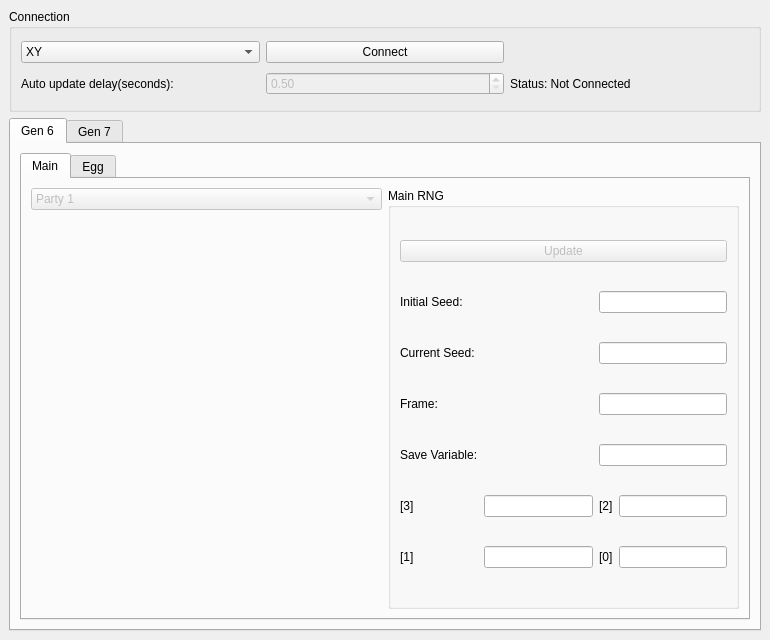
<?xml version="1.0" encoding="UTF-8"?>
<ui version="4.0">
 <class>MainWindow</class>
 <widget class="QMainWindow" name="MainWindow">
  <property name="geometry">
   <rect>
    <x>0</x>
    <y>0</y>
    <width>770</width>
    <height>640</height>
   </rect>
  </property>
  <property name="minimumSize">
   <size>
    <width>770</width>
    <height>640</height>
   </size>
  </property>
  <property name="windowTitle">
   <string>CitraRNG 3.2.0</string>
  </property>
  <widget class="QWidget" name="centralwidget">
   <layout class="QGridLayout" name="gridLayout_10">
    <item row="0" column="0">
     <widget class="QGroupBox" name="groupBoxConnection">
      <property name="sizePolicy">
       <sizepolicy hsizetype="Preferred" vsizetype="Preferred">
        <horstretch>0</horstretch>
        <verstretch>1</verstretch>
       </sizepolicy>
      </property>
      <property name="title">
       <string>Connection</string>
      </property>
      <layout class="QGridLayout" name="gridLayout_2">
       <item row="0" column="1">
        <widget class="QPushButton" name="pushButtonConnect">
         <property name="sizePolicy">
          <sizepolicy hsizetype="Minimum" vsizetype="Fixed">
           <horstretch>1</horstretch>
           <verstretch>0</verstretch>
          </sizepolicy>
         </property>
         <property name="text">
          <string>Connect</string>
         </property>
        </widget>
       </item>
       <item row="1" column="0">
        <widget class="QLabel" name="labelUpdateDelay">
         <property name="text">
          <string>Auto update delay(seconds):</string>
         </property>
        </widget>
       </item>
       <item row="1" column="2">
        <widget class="QLabel" name="labelStatus">
         <property name="sizePolicy">
          <sizepolicy hsizetype="Preferred" vsizetype="Preferred">
           <horstretch>1</horstretch>
           <verstretch>0</verstretch>
          </sizepolicy>
         </property>
         <property name="text">
          <string>Status: Not Connected</string>
         </property>
        </widget>
       </item>
       <item row="0" column="0">
        <widget class="QComboBox" name="comboBoxGameSelection">
         <property name="sizePolicy">
          <sizepolicy hsizetype="Preferred" vsizetype="Fixed">
           <horstretch>1</horstretch>
           <verstretch>0</verstretch>
          </sizepolicy>
         </property>
         <item>
          <property name="text">
           <string>XY</string>
          </property>
         </item>
         <item>
          <property name="text">
           <string>ORAS</string>
          </property>
         </item>
         <item>
          <property name="text">
           <string>SM</string>
          </property>
         </item>
         <item>
          <property name="text">
           <string>USUM</string>
          </property>
         </item>
        </widget>
       </item>
       <item row="1" column="1">
        <widget class="QDoubleSpinBox" name="doubleSpinBoxDelay">
         <property name="enabled">
          <bool>false</bool>
         </property>
         <property name="minimum">
          <double>0.500000000000000</double>
         </property>
         <property name="maximum">
          <double>2.000000000000000</double>
         </property>
        </widget>
       </item>
      </layout>
     </widget>
    </item>
    <item row="1" column="0">
     <widget class="QTabWidget" name="tabWidget">
      <property name="sizePolicy">
       <sizepolicy hsizetype="Expanding" vsizetype="Expanding">
        <horstretch>0</horstretch>
        <verstretch>5</verstretch>
       </sizepolicy>
      </property>
      <widget class="QWidget" name="tabGen6">
       <attribute name="title">
        <string>Gen 6</string>
       </attribute>
       <layout class="QGridLayout" name="gridLayout">
        <item row="0" column="0">
         <widget class="QTabWidget" name="tabWidgetGen6">
          <widget class="QWidget" name="tabMain6">
           <attribute name="title">
            <string>Main</string>
           </attribute>
           <layout class="QGridLayout" name="gridLayout_13">
            <item row="0" column="0">
             <widget class="QComboBox" name="comboBoxMainIndex6">
              <property name="enabled">
               <bool>false</bool>
              </property>
              <property name="sizePolicy">
               <sizepolicy hsizetype="Preferred" vsizetype="Fixed">
                <horstretch>1</horstretch>
                <verstretch>0</verstretch>
               </sizepolicy>
              </property>
              <item>
               <property name="text">
                <string>Party 1</string>
               </property>
              </item>
              <item>
               <property name="text">
                <string>Party 2</string>
               </property>
              </item>
              <item>
               <property name="text">
                <string>Party 3</string>
               </property>
              </item>
              <item>
               <property name="text">
                <string>Party 4</string>
               </property>
              </item>
              <item>
               <property name="text">
                <string>Party 5</string>
               </property>
              </item>
              <item>
               <property name="text">
                <string>Party 6</string>
               </property>
              </item>
              <item>
               <property name="text">
                <string>Wild</string>
               </property>
              </item>
             </widget>
            </item>
            <item row="0" column="1" rowspan="2">
             <widget class="QGroupBox" name="groupBoxMainRNG6">
              <property name="sizePolicy">
               <sizepolicy hsizetype="Preferred" vsizetype="Preferred">
                <horstretch>1</horstretch>
                <verstretch>0</verstretch>
               </sizepolicy>
              </property>
              <property name="title">
               <string>Main RNG</string>
              </property>
              <layout class="QGridLayout" name="gridLayout_11">
               <item row="3" column="2" colspan="2">
                <widget class="QLineEdit" name="lineEditFrame6">
                 <property name="sizePolicy">
                  <sizepolicy hsizetype="Preferred" vsizetype="Fixed">
                   <horstretch>0</horstretch>
                   <verstretch>0</verstretch>
                  </sizepolicy>
                 </property>
                 <property name="readOnly">
                  <bool>true</bool>
                 </property>
                </widget>
               </item>
               <item row="5" column="2">
                <widget class="QLabel" name="labelTiny2">
                 <property name="text">
                  <string>[2]</string>
                 </property>
                </widget>
               </item>
               <item row="6" column="2">
                <widget class="QLabel" name="labelTiny0">
                 <property name="text">
                  <string>[0]</string>
                 </property>
                </widget>
               </item>
               <item row="1" column="2" colspan="2">
                <widget class="QLineEdit" name="lineEditInitialSeed6">
                 <property name="sizePolicy">
                  <sizepolicy hsizetype="Preferred" vsizetype="Fixed">
                   <horstretch>0</horstretch>
                   <verstretch>0</verstretch>
                  </sizepolicy>
                 </property>
                 <property name="maxLength">
                  <number>8</number>
                 </property>
                 <property name="readOnly">
                  <bool>true</bool>
                 </property>
                </widget>
               </item>
               <item row="5" column="0">
                <widget class="QLabel" name="labelTiny3">
                 <property name="text">
                  <string>[3]</string>
                 </property>
                </widget>
               </item>
               <item row="6" column="0">
                <widget class="QLabel" name="labelTiny1">
                 <property name="text">
                  <string>[1]</string>
                 </property>
                </widget>
               </item>
               <item row="2" column="0" colspan="2">
                <widget class="QLabel" name="labelMainCurrentSeed6">
                 <property name="text">
                  <string>Current Seed:</string>
                 </property>
                </widget>
               </item>
               <item row="2" column="2" colspan="2">
                <widget class="QLineEdit" name="lineEditCurrentSeed6">
                 <property name="sizePolicy">
                  <sizepolicy hsizetype="Preferred" vsizetype="Fixed">
                   <horstretch>0</horstretch>
                   <verstretch>0</verstretch>
                  </sizepolicy>
                 </property>
                 <property name="maxLength">
                  <number>16</number>
                 </property>
                 <property name="readOnly">
                  <bool>true</bool>
                 </property>
                </widget>
               </item>
               <item row="5" column="3">
                <widget class="QLineEdit" name="lineEditTiny2"/>
               </item>
               <item row="6" column="1">
                <widget class="QLineEdit" name="lineEditTiny1"/>
               </item>
               <item row="5" column="1">
                <widget class="QLineEdit" name="lineEditTiny3"/>
               </item>
               <item row="1" column="0" colspan="2">
                <widget class="QLabel" name="labelMainInitialSeed6">
                 <property name="text">
                  <string>Initial Seed:</string>
                 </property>
                </widget>
               </item>
               <item row="3" column="0">
                <widget class="QLabel" name="labelMainFrame6">
                 <property name="text">
                  <string>Frame:</string>
                 </property>
                </widget>
               </item>
               <item row="6" column="3">
                <widget class="QLineEdit" name="lineEditTiny0"/>
               </item>
               <item row="0" column="0" colspan="4">
                <widget class="QPushButton" name="pushButtonMainUpdate6">
                 <property name="enabled">
                  <bool>false</bool>
                 </property>
                 <property name="text">
                  <string>Update</string>
                 </property>
                </widget>
               </item>
               <item row="4" column="0">
                <widget class="QLabel" name="labelSaveVariable">
                 <property name="text">
                  <string>Save Variable:</string>
                 </property>
                </widget>
               </item>
               <item row="4" column="2" colspan="2">
                <widget class="QLineEdit" name="lineEditSaveVariable">
                 <property name="readOnly">
                  <bool>true</bool>
                 </property>
                </widget>
               </item>
              </layout>
             </widget>
            </item>
            <item row="1" column="0">
             <widget class="PokemonDisplay" name="mainPokemon6" native="true">
              <property name="sizePolicy">
               <sizepolicy hsizetype="Preferred" vsizetype="Preferred">
                <horstretch>1</horstretch>
                <verstretch>0</verstretch>
               </sizepolicy>
              </property>
             </widget>
            </item>
           </layout>
          </widget>
          <widget class="QWidget" name="tabEgg6">
           <attribute name="title">
            <string>Egg</string>
           </attribute>
           <layout class="QGridLayout" name="gridLayout_15">
            <item row="0" column="0">
             <widget class="PokemonDisplay" name="eggParent1_6" native="true">
              <property name="sizePolicy">
               <sizepolicy hsizetype="Preferred" vsizetype="Preferred">
                <horstretch>1</horstretch>
                <verstretch>0</verstretch>
               </sizepolicy>
              </property>
             </widget>
            </item>
            <item row="0" column="1">
             <widget class="PokemonDisplay" name="eggParent2_6" native="true">
              <property name="sizePolicy">
               <sizepolicy hsizetype="Preferred" vsizetype="Preferred">
                <horstretch>1</horstretch>
                <verstretch>0</verstretch>
               </sizepolicy>
              </property>
             </widget>
            </item>
            <item row="0" column="2">
             <widget class="QGroupBox" name="groupBoxEggRNG6">
              <property name="sizePolicy">
               <sizepolicy hsizetype="Preferred" vsizetype="Preferred">
                <horstretch>1</horstretch>
                <verstretch>0</verstretch>
               </sizepolicy>
              </property>
              <property name="title">
               <string>Egg RNG</string>
              </property>
              <layout class="QGridLayout" name="gridLayout_14">
               <item row="1" column="0">
                <widget class="QLabel" name="labelEggReady6">
                 <property name="sizePolicy">
                  <sizepolicy hsizetype="Preferred" vsizetype="Fixed">
                   <horstretch>0</horstretch>
                   <verstretch>0</verstretch>
                  </sizepolicy>
                 </property>
                 <property name="text">
                  <string>Egg Ready:</string>
                 </property>
                </widget>
               </item>
               <item row="1" column="1">
                <widget class="QLabel" name="labelEggReadyStatus6">
                 <property name="text">
                  <string>No egg yet</string>
                 </property>
                </widget>
               </item>
               <item row="3" column="1">
                <widget class="QLineEdit" name="lineEditEggSeed0_6">
                 <property name="sizePolicy">
                  <sizepolicy hsizetype="Preferred" vsizetype="Fixed">
                   <horstretch>0</horstretch>
                   <verstretch>0</verstretch>
                  </sizepolicy>
                 </property>
                 <property name="maxLength">
                  <number>8</number>
                 </property>
                 <property name="readOnly">
                  <bool>true</bool>
                 </property>
                </widget>
               </item>
               <item row="0" column="0" colspan="2">
                <widget class="QPushButton" name="pushButtonEggUpdate6">
                 <property name="enabled">
                  <bool>false</bool>
                 </property>
                 <property name="text">
                  <string>Update</string>
                 </property>
                </widget>
               </item>
               <item row="3" column="0">
                <widget class="QLabel" name="labelEggSeed0_6">
                 <property name="text">
                  <string>[0]</string>
                 </property>
                </widget>
               </item>
               <item row="2" column="0">
                <widget class="QLabel" name="labelEggSeed1_6">
                 <property name="text">
                  <string>[1]</string>
                 </property>
                </widget>
               </item>
               <item row="2" column="1">
                <widget class="QLineEdit" name="lineEditEggSeed1_6">
                 <property name="sizePolicy">
                  <sizepolicy hsizetype="Preferred" vsizetype="Fixed">
                   <horstretch>0</horstretch>
                   <verstretch>0</verstretch>
                  </sizepolicy>
                 </property>
                 <property name="maxLength">
                  <number>8</number>
                 </property>
                 <property name="readOnly">
                  <bool>true</bool>
                 </property>
                </widget>
               </item>
              </layout>
             </widget>
            </item>
           </layout>
          </widget>
         </widget>
        </item>
       </layout>
      </widget>
      <widget class="QWidget" name="tabGen7">
       <property name="enabled">
        <bool>false</bool>
       </property>
       <attribute name="title">
        <string>Gen 7</string>
       </attribute>
       <layout class="QGridLayout" name="gridLayout_12">
        <item row="0" column="0">
         <widget class="QTabWidget" name="tabWidgetGen7">
          <widget class="QWidget" name="tabMain7">
           <attribute name="title">
            <string>Main</string>
           </attribute>
           <layout class="QGridLayout" name="gridLayout_7">
            <item row="0" column="0">
             <widget class="QComboBox" name="comboBoxMainIndex7">
              <property name="enabled">
               <bool>false</bool>
              </property>
              <property name="sizePolicy">
               <sizepolicy hsizetype="Preferred" vsizetype="Fixed">
                <horstretch>1</horstretch>
                <verstretch>0</verstretch>
               </sizepolicy>
              </property>
              <item>
               <property name="text">
                <string>Party 1</string>
               </property>
              </item>
              <item>
               <property name="text">
                <string>Party 2</string>
               </property>
              </item>
              <item>
               <property name="text">
                <string>Party 3</string>
               </property>
              </item>
              <item>
               <property name="text">
                <string>Party 4</string>
               </property>
              </item>
              <item>
               <property name="text">
                <string>Party 5</string>
               </property>
              </item>
              <item>
               <property name="text">
                <string>Party 6</string>
               </property>
              </item>
              <item>
               <property name="text">
                <string>Wild</string>
               </property>
              </item>
             </widget>
            </item>
            <item row="0" column="1" rowspan="2">
             <widget class="QGroupBox" name="groupBoxMainRNG7">
              <property name="sizePolicy">
               <sizepolicy hsizetype="Preferred" vsizetype="Preferred">
                <horstretch>1</horstretch>
                <verstretch>0</verstretch>
               </sizepolicy>
              </property>
              <property name="title">
               <string>Main RNG</string>
              </property>
              <layout class="QGridLayout" name="gridLayout_3">
               <item row="1" column="0">
                <widget class="QLabel" name="labelMainInitialSeed7">
                 <property name="text">
                  <string>Initial Seed:</string>
                 </property>
                </widget>
               </item>
               <item row="1" column="1">
                <widget class="QLineEdit" name="lineEditInitialSeed7">
                 <property name="sizePolicy">
                  <sizepolicy hsizetype="Preferred" vsizetype="Fixed">
                   <horstretch>0</horstretch>
                   <verstretch>0</verstretch>
                  </sizepolicy>
                 </property>
                 <property name="maxLength">
                  <number>8</number>
                 </property>
                 <property name="readOnly">
                  <bool>true</bool>
                 </property>
                </widget>
               </item>
               <item row="2" column="0">
                <widget class="QLabel" name="labelMainCurrentSeed7">
                 <property name="text">
                  <string>Current Seed:</string>
                 </property>
                </widget>
               </item>
               <item row="2" column="1">
                <widget class="QLineEdit" name="lineEditCurrentSeed7">
                 <property name="sizePolicy">
                  <sizepolicy hsizetype="Preferred" vsizetype="Fixed">
                   <horstretch>0</horstretch>
                   <verstretch>0</verstretch>
                  </sizepolicy>
                 </property>
                 <property name="maxLength">
                  <number>16</number>
                 </property>
                 <property name="readOnly">
                  <bool>true</bool>
                 </property>
                </widget>
               </item>
               <item row="3" column="0">
                <widget class="QLabel" name="labelMainFrame7">
                 <property name="text">
                  <string>Frame:</string>
                 </property>
                </widget>
               </item>
               <item row="3" column="1">
                <widget class="QLineEdit" name="lineEditFrame7">
                 <property name="sizePolicy">
                  <sizepolicy hsizetype="Preferred" vsizetype="Fixed">
                   <horstretch>0</horstretch>
                   <verstretch>0</verstretch>
                  </sizepolicy>
                 </property>
                 <property name="readOnly">
                  <bool>true</bool>
                 </property>
                </widget>
               </item>
               <item row="0" column="0" colspan="2">
                <widget class="QPushButton" name="pushButtonMainUpdate7">
                 <property name="enabled">
                  <bool>false</bool>
                 </property>
                 <property name="text">
                  <string>Update</string>
                 </property>
                </widget>
               </item>
              </layout>
             </widget>
            </item>
            <item row="1" column="0">
             <widget class="PokemonDisplay" name="mainPokemon7" native="true">
              <property name="sizePolicy">
               <sizepolicy hsizetype="Preferred" vsizetype="Preferred">
                <horstretch>1</horstretch>
                <verstretch>0</verstretch>
               </sizepolicy>
              </property>
             </widget>
            </item>
           </layout>
          </widget>
          <widget class="QWidget" name="tabEgg7">
           <attribute name="title">
            <string>Egg</string>
           </attribute>
           <layout class="QGridLayout" name="gridLayout_6">
            <item row="0" column="2" rowspan="2">
             <widget class="QGroupBox" name="groupBoxEggRNG7">
              <property name="sizePolicy">
               <sizepolicy hsizetype="Preferred" vsizetype="Preferred">
                <horstretch>1</horstretch>
                <verstretch>0</verstretch>
               </sizepolicy>
              </property>
              <property name="title">
               <string>Egg RNG</string>
              </property>
              <layout class="QGridLayout" name="gridLayout_4">
               <item row="0" column="0" colspan="2">
                <widget class="QPushButton" name="pushButtonEggUpdate7">
                 <property name="enabled">
                  <bool>false</bool>
                 </property>
                 <property name="text">
                  <string>Update</string>
                 </property>
                </widget>
               </item>
               <item row="1" column="0">
                <widget class="QLabel" name="labelEggReady7">
                 <property name="sizePolicy">
                  <sizepolicy hsizetype="Preferred" vsizetype="Fixed">
                   <horstretch>0</horstretch>
                   <verstretch>0</verstretch>
                  </sizepolicy>
                 </property>
                 <property name="text">
                  <string>Egg Ready:</string>
                 </property>
                </widget>
               </item>
               <item row="1" column="1">
                <widget class="QLabel" name="labelEggReadyStatus7">
                 <property name="text">
                  <string>No egg yet</string>
                 </property>
                </widget>
               </item>
               <item row="2" column="0">
                <widget class="QLabel" name="labelEggSeed3_7">
                 <property name="text">
                  <string>[3]</string>
                 </property>
                </widget>
               </item>
               <item row="2" column="1">
                <widget class="QLineEdit" name="lineEditEggSeed3_7">
                 <property name="sizePolicy">
                  <sizepolicy hsizetype="Preferred" vsizetype="Fixed">
                   <horstretch>0</horstretch>
                   <verstretch>0</verstretch>
                  </sizepolicy>
                 </property>
                 <property name="maxLength">
                  <number>8</number>
                 </property>
                 <property name="readOnly">
                  <bool>true</bool>
                 </property>
                </widget>
               </item>
               <item row="3" column="0">
                <widget class="QLabel" name="labelEggSeed2_7">
                 <property name="text">
                  <string>[2]</string>
                 </property>
                </widget>
               </item>
               <item row="3" column="1">
                <widget class="QLineEdit" name="lineEditEggSeed2_7">
                 <property name="sizePolicy">
                  <sizepolicy hsizetype="Preferred" vsizetype="Fixed">
                   <horstretch>0</horstretch>
                   <verstretch>0</verstretch>
                  </sizepolicy>
                 </property>
                 <property name="maxLength">
                  <number>8</number>
                 </property>
                 <property name="readOnly">
                  <bool>true</bool>
                 </property>
                </widget>
               </item>
               <item row="4" column="0">
                <widget class="QLabel" name="labelEggSeed1_7">
                 <property name="text">
                  <string>[1]</string>
                 </property>
                </widget>
               </item>
               <item row="4" column="1">
                <widget class="QLineEdit" name="lineEditEggSeed1_7">
                 <property name="sizePolicy">
                  <sizepolicy hsizetype="Preferred" vsizetype="Fixed">
                   <horstretch>0</horstretch>
                   <verstretch>0</verstretch>
                  </sizepolicy>
                 </property>
                 <property name="maxLength">
                  <number>8</number>
                 </property>
                 <property name="readOnly">
                  <bool>true</bool>
                 </property>
                </widget>
               </item>
               <item row="5" column="0">
                <widget class="QLabel" name="labelEggSeed0_7">
                 <property name="text">
                  <string>[0]</string>
                 </property>
                </widget>
               </item>
               <item row="5" column="1">
                <widget class="QLineEdit" name="lineEditEggSeed0_7">
                 <property name="sizePolicy">
                  <sizepolicy hsizetype="Preferred" vsizetype="Fixed">
                   <horstretch>0</horstretch>
                   <verstretch>0</verstretch>
                  </sizepolicy>
                 </property>
                 <property name="maxLength">
                  <number>8</number>
                 </property>
                 <property name="readOnly">
                  <bool>true</bool>
                 </property>
                </widget>
               </item>
              </layout>
             </widget>
            </item>
            <item row="0" column="0" rowspan="2">
             <widget class="PokemonDisplay" name="eggParent1_7" native="true">
              <property name="sizePolicy">
               <sizepolicy hsizetype="Preferred" vsizetype="Preferred">
                <horstretch>1</horstretch>
                <verstretch>0</verstretch>
               </sizepolicy>
              </property>
             </widget>
            </item>
            <item row="0" column="1" rowspan="2">
             <widget class="PokemonDisplay" name="eggParent2_7" native="true">
              <property name="sizePolicy">
               <sizepolicy hsizetype="Preferred" vsizetype="Preferred">
                <horstretch>1</horstretch>
                <verstretch>0</verstretch>
               </sizepolicy>
              </property>
             </widget>
            </item>
           </layout>
          </widget>
          <widget class="QWidget" name="tabSOS">
           <attribute name="title">
            <string>SOS</string>
           </attribute>
           <layout class="QGridLayout" name="gridLayout_8">
            <item row="0" column="0">
             <widget class="QComboBox" name="comboBoxSOSIndex">
              <property name="enabled">
               <bool>false</bool>
              </property>
              <item>
               <property name="text">
                <string>SOS 1</string>
               </property>
              </item>
              <item>
               <property name="text">
                <string>SOS 2</string>
               </property>
              </item>
              <item>
               <property name="text">
                <string>SOS 3</string>
               </property>
              </item>
              <item>
               <property name="text">
                <string>SOS 4</string>
               </property>
              </item>
             </widget>
            </item>
            <item row="0" column="1" rowspan="2">
             <widget class="QGroupBox" name="groupBoxSOS">
              <property name="sizePolicy">
               <sizepolicy hsizetype="Preferred" vsizetype="Preferred">
                <horstretch>1</horstretch>
                <verstretch>0</verstretch>
               </sizepolicy>
              </property>
              <property name="title">
               <string>SOS RNG</string>
              </property>
              <layout class="QGridLayout" name="gridLayout_5">
               <item row="0" column="0">
                <widget class="QPushButton" name="pushButtonSOSUpdate">
                 <property name="enabled">
                  <bool>false</bool>
                 </property>
                 <property name="text">
                  <string>Update</string>
                 </property>
                </widget>
               </item>
               <item row="0" column="1">
                <widget class="QPushButton" name="pushButtonSOSReset">
                 <property name="enabled">
                  <bool>false</bool>
                 </property>
                 <property name="toolTip">
                  <string>This should be used after a battle</string>
                 </property>
                 <property name="text">
                  <string>Reset</string>
                 </property>
                </widget>
               </item>
               <item row="1" column="0">
                <widget class="QLabel" name="labelSOSInitialSeed">
                 <property name="text">
                  <string>Initial Seed:</string>
                 </property>
                </widget>
               </item>
               <item row="1" column="1">
                <widget class="QLineEdit" name="lineEditSOSInitialSeed">
                 <property name="maxLength">
                  <number>8</number>
                 </property>
                 <property name="readOnly">
                  <bool>true</bool>
                 </property>
                </widget>
               </item>
               <item row="2" column="0">
                <widget class="QLabel" name="labelSOSCurrentSeed">
                 <property name="text">
                  <string>Current Seed:</string>
                 </property>
                </widget>
               </item>
               <item row="2" column="1">
                <widget class="QLineEdit" name="lineEditSOSCurrentSeed">
                 <property name="maxLength">
                  <number>8</number>
                 </property>
                 <property name="readOnly">
                  <bool>true</bool>
                 </property>
                </widget>
               </item>
               <item row="3" column="0">
                <widget class="QLabel" name="labelSOSFrame">
                 <property name="text">
                  <string>Frame:</string>
                 </property>
                </widget>
               </item>
               <item row="3" column="1">
                <widget class="QLineEdit" name="lineEditSOSFrame">
                 <property name="maxLength">
                  <number>8</number>
                 </property>
                 <property name="readOnly">
                  <bool>true</bool>
                 </property>
                </widget>
               </item>
               <item row="4" column="0">
                <widget class="QLabel" name="labelSOSChainCount">
                 <property name="text">
                  <string>Chain Count:</string>
                 </property>
                </widget>
               </item>
               <item row="4" column="1">
                <widget class="QLineEdit" name="lineEditSOSChainCount">
                 <property name="maxLength">
                  <number>8</number>
                 </property>
                 <property name="readOnly">
                  <bool>true</bool>
                 </property>
                </widget>
               </item>
              </layout>
             </widget>
            </item>
            <item row="1" column="0">
             <widget class="PokemonDisplay" name="sosPokemon" native="true">
              <property name="sizePolicy">
               <sizepolicy hsizetype="Preferred" vsizetype="Preferred">
                <horstretch>1</horstretch>
                <verstretch>0</verstretch>
               </sizepolicy>
              </property>
             </widget>
            </item>
           </layout>
          </widget>
         </widget>
        </item>
       </layout>
      </widget>
     </widget>
    </item>
   </layout>
  </widget>
 </widget>
 <customwidgets>
  <customwidget>
   <class>PokemonDisplay</class>
   <extends>QWidget</extends>
   <header>PokemonDisplay.hpp</header>
   <container>1</container>
  </customwidget>
 </customwidgets>
 <resources/>
 <connections/>
</ui>
